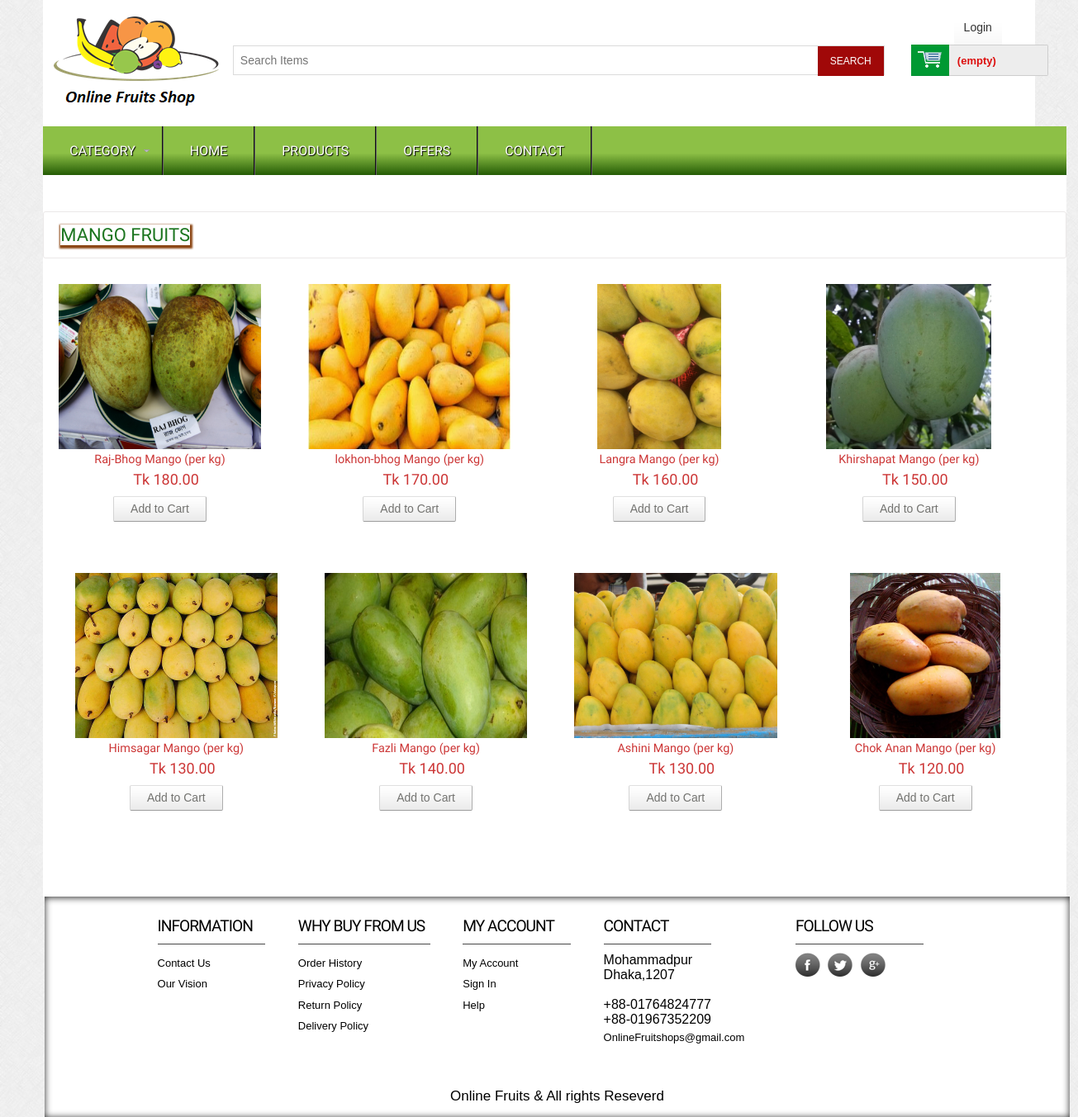
Page /page.php?id=12 on the committed database.
### tables this page shows
CREATE TABLE `tb_cat` (
  `catId` int(11) NOT NULL,
  `caName` varchar(255) NOT NULL
);

CREATE TABLE `tb_product` (
  `pId` int(11) NOT NULL,
  `pName` varchar(255) NOT NULL,
  `catId` int(11) NOT NULL,
  `brId` int(11) NOT NULL,
  `body` text NOT NULL,
  `price` float(10,2) NOT NULL,
  `image` varchar(255) NOT NULL,
  `typ` tinyint(4) NOT NULL DEFAULT '0'
);

### classes/Product.php (called while the page is built, shortened)
<?php
      $filepath=realpath(dirname(__FILE__));
      include_once ($filepath.'/../Database/Database.php');
?>
<?php
 class Product{
 	    private $db;
      function __construct()
      {
            $this->db=new Database();
     }
   public function getAllProd($id){
         $query="SELECT b.*,s.caName
       FROM tb_product  as b,tb_cat as s
       WHERE b.catId=s.catId AND s.catId='$id' ORDER BY b.pId DESC";
         $result=$this->db->select($query);
         return $result;
     }
     public function getAllProdName($id){
         $query="SELECT b.*,s.caName
       FROM tb_product  as b,tb_cat as s
       WHERE b.catId=s.catId AND s.catId='$id' ORDER BY b.pId DESC";
         $result=$this->db->select($query);
         return $result;
     }
 }
?>

### Database/Database.php (called while the page is built, shortened)
<?php
Class Database{
 public $host   = DB_HOST;
 public $user   = DB_USER;
 public $pass   = DB_PASS;
 public $dbname = DB_NAME;
 public $link;
private function connectDB(){
 $this->link = new mysqli($this->host, $this->user, $this->pass,
  $this->dbname);
 }
public function select($query){
  $result = $this->link->query($query) or
   die($this->link->error.__LINE__);
  if($result->num_rows > 0){
    return $result;
  } else {
    return false;
  }
 }
}

### page.php (the view, shortened to what this page needs)
<?php include 'inc/headerall.php'; ?>
<?php
if (!isset($_GET['id']) || $_GET['id'] == NULL ) {
header('Location:index.php');
}else{
$iid = preg_replace('/[^A-Za-z0-9_-]+/', '-', $_GET['id']);
}
?>
<div class="main">
    <div class="content">
        <div class="content_top">
            <div class="heading">
                <?php
                $getNpd=$pd->getAllProdName($iid);
                if($result=$getNpd->fetch_assoc()){
                ?>
                <h3><?php echo $result['caName']; ?></h3>
                <?php }?>
            </div>
        </div>
        <div class="section group">
            <?php
            $getNpd=$pd->getAllProd($iid);
            if($getNpd) {
                while($result=$getNpd->fetch_assoc()){
                    ?>
                    <div class="grid_1_of_4 images_1_of_4">
                        <a href="details.php?prid=<?php echo $result['pId'];?>"><img src="Admin Panel/Adminstrator/<?php echo $result['image']; ?>" alt="" /></a>
                        <h2><?php echo $result['pName']; ?></h2>
                        <p><span class="price">Tk <?php echo $result['price']; ?></span></p>
                        <div class="button"><span><a href="details.php?prid=<?php echo $result['pId'];?>" class="details">Add to Cart</a></span>
                        </div>
                    </div>
                <?php }  } ?>
        </div>
    </div>
</div>
<?php include 'inc/footer.php'; ?>

### css/style.css (style rules this page uses)
html,body,div,span,applet,object,iframe,h1,h2,h3,h4,h5,h6,p,blockquote,pre,a,abbr,acronym,address,big,cite,code,del,dfn,em,img,ins,kbd,q,s,samp,small,strike,strong,sub,sup,tt,var,b,u,i,dl,dt,dd,ol,nav ul,nav li,fieldset,form,label,legend,table,caption,tbody,tfoot,thead,tr,th,td,article,aside,canvas,details,embed,figure,figcaption,footer,header,hgroup,menu,nav,output,ruby,section,summary,time,mark,audio,video { margin:0;padding:0;border:0;font-size:100%;font:inherit;vertical-align:baseline; }
a { text-decoration:none; }
img { max-width:100%; }
body { font-family:Arial, Helvetica, sans-serif; background:url(../images/body_bg3.jpg); }
.section { clear: both; padding: 0px; margin: 0px; }
.group:before, .group:after { content:""; display:table; }
.group:after { clear:both; }
.group { zoom:1; }
.content { padding: 73px 0; background: #fff; width: 1239px; margin-left: -13px; }
.content h2 { color: #1FA105; font-family: 'Monda', sans-serif; }
.content_top { padding:15px 20px; border:1px solid #EBE8E8; border-radius:3px; }
.heading { float:left; margin-right:10%; }
.heading h3 { font-family: 'Monda', sans-serif; font-size: 22px; color: #1c751f; text-transform: uppercase; box-shadow: 1px 2px 2px 2px saddlebrown; }
.grid_1_of_4 { display: block; float:left; margin: 1% 0 1% 1.6%; box-shadow: 0px 0px 0px 0px rgb(0, 141, 0); }
.grid_1_of_4:first-child { margin-left: 0; }
.images_1_of_4 { width: 19.8%; padding:1.5%; text-align:center; position:relative; }
.images_1_of_4 img { max-width:100%; height: 200px; }
.images_1_of_4 h2 { color: #CC3636; font-family: 'Monda', sans-serif; font-size:0.9em; font-weight : normal; }
.images_1_of_4 p { font-size:0.8125em; padding:0.4em 0; color: #333; }
.images_1_of_4 p span.price { font-size:18px; font-family: 'Monda', sans-serif; color: #CC3636; margin-left:15px; }
.images_1_of_4 .button { float: left; line-height: 1.9em; margin-top: 0.3em; width: 100%; }
.images_1_of_4 .button a { padding:7px 20px; font-size:0.8em; }
.images_1_of_4 .button a { font-family: "Trebuchet MS",Arial,Helvetica,sans-serif; font-size: 14px; line-height: 15px; text-transform: none; color: #737370; text-decoration: none!important; background: url(../images/button-bg.png) repeat-x 0 0 #E8E8E8; display: inline-block; border-left: 1px solid #D4D4D4!important; border-right: 1px solid #ADADAD!important; border-top: 1px solid #E0E0E0!important; border-bottom: 1px solid #9C9C9C!important; cursor: pointer!important; margin: 0 2px; border-radius: 2px; -moz-border-radius: 2px; -webkit-border-radius: 2px; -webkit-transition: all 0.5s ease; -moz-transition: all 0.5s ease; -o-transition: all 0.5s ease; transition: all 0.5s ease; }

### rows in the picture
tb_cat: caName "MANGO FRUITS"
tb_product: image (picture), pName "Raj-Bhog Mango (per kg)", price "180.00"
tb_product: image (picture), pName "lokhon-bhog Mango (per kg)", price "170.00"
tb_product: image (picture), pName "Langra Mango (per kg)", price "160.00"
tb_product: image (picture), pName "Khirshapat Mango (per kg)", price "150.00"
tb_product: image (picture), pName "Himsagar Mango (per kg)", price "130.00"
tb_product: image (picture), pName "Fazli Mango (per kg)", price "140.00"
tb_product: image (picture), pName "Ashini Mango (per kg)", price "130.00"
tb_product: image (picture), pName "Chok Anan Mango (per kg)", price "120.00"
